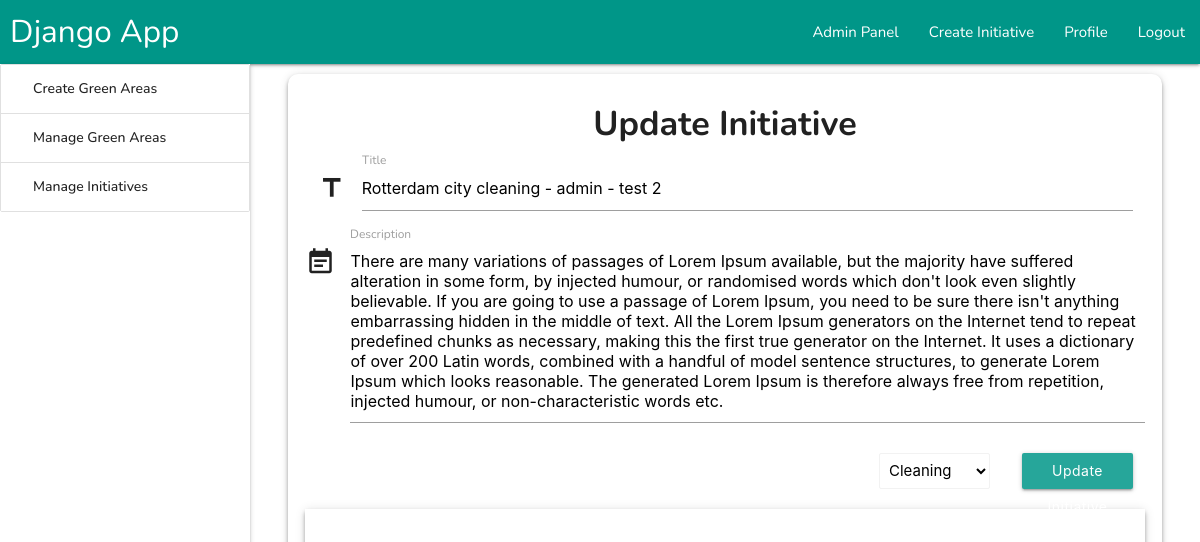
The page /admin_panel/manage_green_areas/update_green_area/11 (signed in) on the database its author committed.
### root/models.py (models this page shows, shortened)
class Initiative_Table(models.Model):
    title           = models.CharField(max_length=10000,blank=True,default='')
    description     = models.TextField(max_length=1000000,blank=True,default='')
    place_name      = models.CharField(max_length=1000000,blank=True,default='')
    longitude       = models.CharField(max_length=10000,blank=True,default='')
    latitude        = models.CharField(max_length=10000,blank=True,default='')
    event_date      = models.CharField(max_length=10000,blank=True,default='',null=True)
    date_object     = models.DateField(blank=True,null=True)
    category        = models.ForeignKey(Initiative_Category,on_delete=models.CASCADE,related_name="Category",default=None)
    is_green_area   = models.BooleanField(default=False,blank=True)
    owner           = models.ForeignKey(User,on_delete=models.CASCADE,related_name="owner",default=None)
    enrolled        = models.ManyToManyField(User, related_name="enrolled",blank=True)

class Initiative_Category(models.Model):
    category        = models.CharField(max_length=10000,blank=True,default='')
    def __str__(self):
        return self.category

### Admin_Panel/views.py (the view, shortened to what this page needs)
# urls.py: path('manage_green_areas/update_green_area/<str:id>', update_green_area, name='update_green_area'),
@csrf_exempt
def update_green_area(request,id):
    initative = Initiative_Table.objects.get(id=id)
    categories = Initiative_Category.objects.all()
    categories = [x for x in categories if x!=initative.category]
    return render(request,'admin_panel/update_green_area.html', {
        "page_title":"Update Initiative",
        'initiative':initative,
        "categories":categories
    })

### Templates/admin_panel/update_green_area.html (shortened to what this page needs)
{% extends 'partials/dashboards/admin_engine.html' %}
{% block 'engine'%}
<div class="z-depth-2" style="margin:1% 4%;border-radius: 10px">
<center style="padding-top: 1%;"><h4><b>Update Initiative</b></h4></center>
<form action="" style="padding:1% 2%" id="form">
  <div class="row">
      <div class="input-field col s12 m12 l12">
    <i class="material-icons prefix">title</i>
    <input id="title" name="title" type="text" required value="{{initiative.title}}" >
    <label for="title">Title</label>
  </div>
  </div>
  <div class="input-field ">
    <i class="material-icons prefix">event_note</i>
    <textarea id="description" name="description" class="materialize-textarea" required>{{initiative.description}}</textarea>
    <label for="description">Description</label>
  </div>
  <div class="row">
    <div class="input-field col s12 m12 l8">
    </div>
    <div class="input-field col s12 m6 l2">
      <center>
        <select name="category" class="browser-default" style="width: 95%;" id="select_category" required>
          <option value="{{initiative.category}}" selected>{{initiative.category}}</option>
        </select>
      </center>
    </div>
    <div class="input-field col s12 m6 l2">
      <center>
        <button type="submit" class="btn right" style="width: 95%;">Update Initiative</button>
      </center>
    </div>
  </div>
  <div id="map" class="z-depth-2"></div>
</form>
</div>
{% endblock 'engine' %}

### Static/css/general_fixing.css (style rules this page uses)
:root { --geocoder_input_height: 36px !important; }

### Templates/base.html (style rules this page uses)
html { height: 100% !important; }
body { font-family: 'Nunito', sans-serif; text-align: justify; height: 100% !important; }
.btn { text-transform: none !important; }
html, body { height: 100% !important; }

### Templates/admin_panel/update_green_area.html (style rules this page uses)
#select_category { height: 36px !important; }
#map { width: 100%;height:600px }
.row .col { margin: 0px !important; }

### rows shown on the page
Initiative_Table: title "Rotterdam city cleaning - admin - test 2", description "There are many variations of passages of Lorem Ipsum available, but the majority have suffered alteration in some form, by injected humour, or randomised words which don't look even slightly believable. If you are going to use a passage of Lorem Ipsum, you need to be sure there isn't anything embarrassing hidden in the middle of text. All the Lorem Ipsum generators on the Internet tend to repeat predefined chunks as necessary, making this the first true generator on the Internet. It uses a dictionary of over 200 Latin words, combined with a handful of model sentence structures, to generate Lorem Ipsum which looks reasonable. The generated Lorem Ipsum is therefore always free from…", category "Cleaning"
